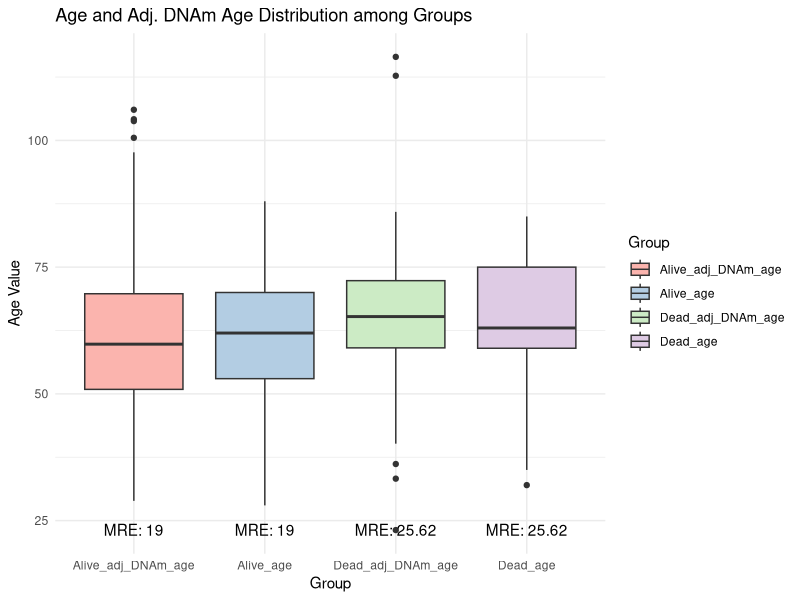

Recreate this plot in R.
# Load necessary libraries
library(tidyverse)

# Create example data
data <- read.csv("DNAm_age314_status.csv")
colnames(data) <- c('group', 'age', 'adj_DNAm_age', 'adj_RE')


# Assuming your data is in a dataframe called 'data'
# The columns are 'group', 'age', 'adj_DNAm_age', 'adj_RE'

# Reshape data to long format
long_data <- data %>%
  gather(key = "Age_type", value = "Value", age, adj_DNAm_age) %>%
  unite(Group, group, Age_type, sep = "_")

# Calculate mean relative error (MRE) for each group
mre_data <- data %>%
  gather(key = "Age_type", value = "Value", age, adj_DNAm_age) %>%
  gather(key = "RE_type", value = "RE_value", adj_RE) %>%
  unite(Group, group, Age_type, sep = "_") %>%
  group_by(Group) %>%
  summarize(MRE = mean(RE_value))

# Create a whisker plot (box plot) using ggplot2
age_whisker_plot <- ggplot(long_data, aes(x = Group, y = Value, fill = Group)) +
  geom_boxplot() +
  geom_text(data = mre_data, aes(x = Group, y = -Inf, label = paste("MRE:", round(MRE, 2))), vjust = -1.5) +
  theme_minimal() +
  labs(title = "Age and Adj. DNAm Age Distribution among Groups",
       x = "Group",
       y = "Age Value",
       fill = "Group") +
  scale_fill_brewer(palette = "Pastel1")

# Display the plot
print(age_whisker_plot)

